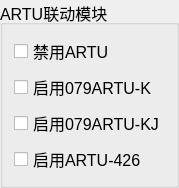
  <widget class="QGroupBox" name="ARTUBox">
   <property name="geometry">
    <rect>
     <x>580</x>
     <y>310</y>
     <width>170</width>
     <height>135</height>
    </rect>
   </property>
   <property name="font">
    <font>
     <pointsize>12</pointsize>
    </font>
   </property>
   <property name="title">
    <string>ARTU联动模块</string>
   </property>
   <property name="checkable">
    <bool>false</bool>
   </property>
   <property name="checked">
    <bool>false</bool>
   </property>
   <layout class="QVBoxLayout" name="verticalLayout_18">
    <item>
     <widget class="QCheckBox" name="forbidARTUCheckBox">
      <property name="font">
       <font>
        <pointsize>12</pointsize>
       </font>
      </property>
      <property name="text">
       <string>禁用ARTU</string>
      </property>
     </widget>
    </item>
    <item>
     <widget class="QCheckBox" name="ARTU079KCheckBox">
      <property name="font">
       <font>
        <pointsize>12</pointsize>
       </font>
      </property>
      <property name="text">
       <string>启用079ARTU-K</string>
      </property>
     </widget>
    </item>
    <item>
     <widget class="QCheckBox" name="ARTU079KJCheckBox">
      <property name="font">
       <font>
        <pointsize>12</pointsize>
       </font>
      </property>
      <property name="text">
       <string>启用079ARTU-KJ</string>
      </property>
     </widget>
    </item>
    <item>
     <widget class="QCheckBox" name="ARTU426CheckBox">
      <property name="font">
       <font>
        <pointsize>12</pointsize>
       </font>
      </property>
      <property name="text">
       <string>启用ARTU-426</string>
      </property>
     </widget>
    </item>
   </layout>
  </widget>
